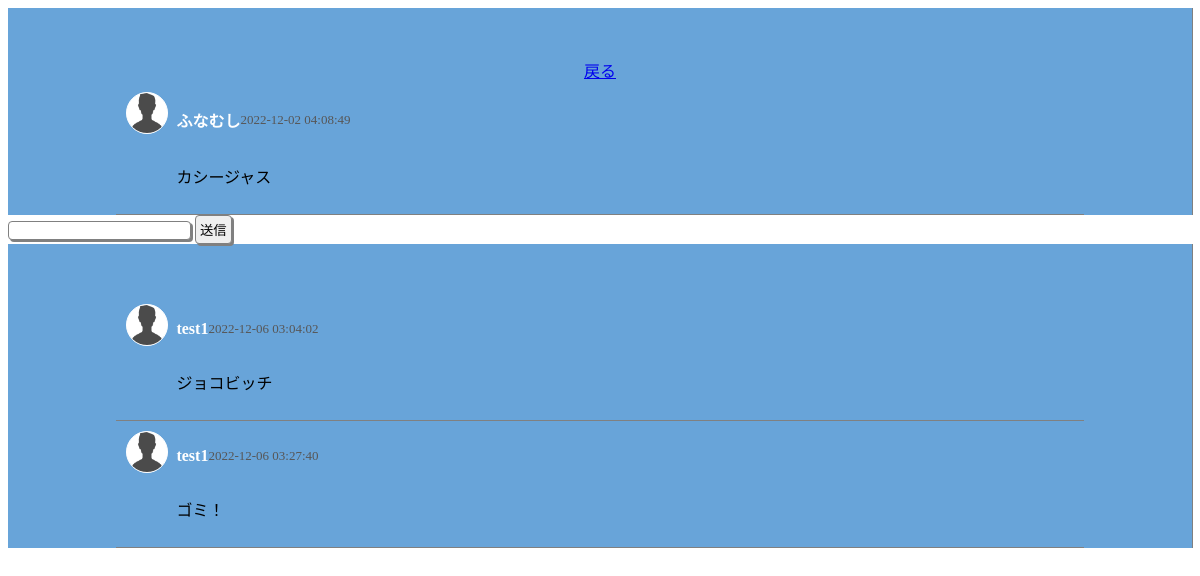
Screenshot of /reply.php?id=4 with the database file from the repository.
### tables this page shows
CREATE TABLE `tweet_table` (
  `id` int(11) NOT NULL,
  `text` varchar(128) NOT NULL,
  `user_id` int(11) NOT NULL,
  `username` varchar(128) NOT NULL,
  `created_at` datetime NOT NULL,
  `updated_at` datetime NOT NULL
);

CREATE TABLE `reply_table` (
  `id` int(11) NOT NULL,
  `text` varchar(128) NOT NULL,
  `user_id` int(11) NOT NULL,
  `username` varchar(128) NOT NULL,
  `tweet_id` int(11) NOT NULL,
  `created_at` datetime NOT NULL,
  `updated_at` datetime NOT NULL
);

### reply.php (the view, shortened to what this page needs)
<?php
require_once('./config.php');
$id = $_GET['id'];
$sql = 'SELECT * FROM tweet_table WHERE id = :id';
$stmt = $pdo->prepare($sql);
$stmt->bindValue(':id', $id, PDO::PARAM_INT);
$stmt->execute();
$row1 = $stmt->fetch(PDO::FETCH_ASSOC);
$sqlReply = 'SELECT * FROM reply_table WHERE tweet_id = :id ORDER BY created_at ASC';
$stmtReply = $pdo->prepare($sqlReply);
$stmtReply->bindValue(':id', $id, PDO::PARAM_INT);
$stmtReply->execute();
$row2 = $stmtReply->fetchAll(PDO::FETCH_ASSOC);
$htmlElements = '';
if (count($row2) !== 0) {
  foreach ($row2 as $v) {
    $htmlElements .= "
      <div class='item'>
        <img src='./img/人物アイコン.png' alt='画像'>
        <div class='sentence'>
          <div class='who'>
            <p class='username'> {$v['username']} </p>
            <p class='tweetTime'> {$v['created_at']} </p>
          </div>
          <p> {$v['text']} </p>
        </div>
      </div>
    ";
  }
}
?>
<!DOCTYPE html>
<html lang="ja">
<head>
  <link rel="stylesheet" href="https://cdn.jsdelivr.net/npm/destyle.css@1.0.15/destyle.css" />
  <link rel="stylesheet" href="./css/home_tweet.css">
</head>
<body>
  <div id="display">
    <a href="./home.php">戻る</a>
    <div class='item'>
      <img src='./img/人物アイコン.png' alt='画像'>
      <div class='sentence'>
        <div class='who'>
          <p class='username'> <?= $row1['username'] ?> </p>
          <p class='tweetTime'> <?= $row1['created_at'] ?></p>
        </div>
        <p><?= $row1['text'] ?></p>
      </div>
    </div>
  </div>
  <div class="form">
    <form action="./reply_create.php" method='POST'>
      <input type="text" name='text'>
      <button>送信</button>
    </form>
  </div>
  <div id="replyTweet">
    <?= $htmlElements ?>
  </div>
</body>
</html>

### css/home_tweet.css (style rules this page uses)
#display { width: 100%; height: 100%; padding-top: 50px; background-color: #68a4d9; border-right: 1px solid gray; display: flex; flex-direction: column; justify-content: center; align-items: center; }
#display .item { display: flex; justify-content: left; width: 80%; padding: 10px; border-bottom: .5px solid gray; }
#display .item .sentence { width: 100%; margin-left: 8px; }
#display .item .who { display: flex; align-items: center; margin-bottom: 5px; }
#display .item .username { color: white; font-weight: bold; }
#display .item .tweetTime { font-size: small; color: rgb(87, 86, 86); }
#display .item img { width: 40px; height: 40px; object-fit: cover; border-radius: 50%; border: 1px solid white; background-color: white; }
.form { width: 100%; }
.form form input { border: 1px solid gray; border-radius: 4px; box-shadow: 2px 2px gray; }
.form form button { border: 1px solid gray; border-radius: 4px; box-shadow: 2px 2px gray; padding: 4px; }
#replyTweet { width: 100%; height: 100%; padding-top: 50px; background-color: #68a4d9; border-right: 1px solid gray; display: flex; flex-direction: column; justify-content: center; align-items: center; }
#replyTweet .item { display: flex; justify-content: left; width: 80%; padding: 10px; border-bottom: .5px solid gray; }
#replyTweet .item .sentence { width: 100%; margin-left: 8px; }
#replyTweet .item .who { display: flex; align-items: center; margin-bottom: 5px; }
#replyTweet .item .username { color: white; font-weight: bold; }
#replyTweet .item .tweetTime { font-size: small; color: rgb(87, 86, 86); }
#replyTweet .item img { width: 40px; height: 40px; object-fit: cover; border-radius: 50%; border: 1px solid white; background-color: white; }

### rows the page displays
tweet_table: username "ふなむし", created_at "2022-12-02 04:08:49", text "カシージャス"
reply_table: username "test1", created_at "2022-12-06 03:04:02", text "ジョコビッチ"
reply_table: username "test1", created_at "2022-12-06 03:27:40", text "ゴミ！"
